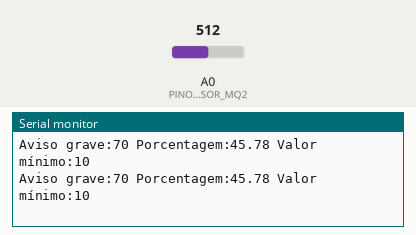
The sketch below on a simulated Arduino Uno, built with avr-gcc and run on an emulated ATmega328P. Shown: the last lines printed to the serial monitor. The inputs (shaded band) are chosen by the test bench; at power-on: A0 (PINO_SENSOR_MQ2) = 512.

Above: at 1.8 s.
1.9 s: A0 (PINO_SENSOR_MQ2) set to 716
At 2.7 s:
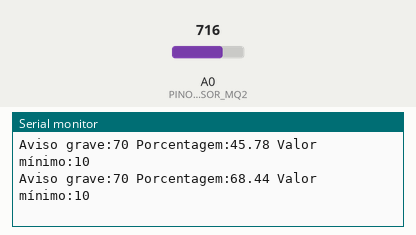
3.4 s: A0 (PINO_SENSOR_MQ2) set to 900
At 4.8 s:
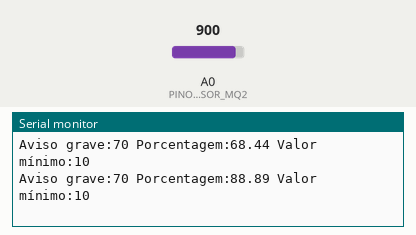
Timing chart, 0 to 6.4 s (numbered marks = the images above; inputs shaded):
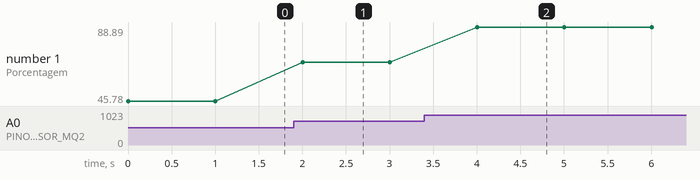

The sketch:

C_digo_do_arduino.ino
```cpp
const int PINO_SENSOR_MQ2 = A0;

const int VALOR_MINIMO = 100;
const int VALOR_MAXIMO = 1000;

void setup() {
  Serial.begin(9600);
}

void loop() {
int valorSensor = analogRead(PINO_SENSOR_MQ2);

float porcentagem = ((float)(valorSensor - VALOR_MINIMO) / (VALOR_MAXIMO - VALOR_MINIMO)) * 100;

if (porcentagem < 0) {
  porcentagem = 0;
} else if (porcentagem > 100) {
  porcentagem = 100;
}

Serial.print("Aviso grave:");
Serial.print(70);
Serial.print(" ");
Serial.print("Porcentagem:");
Serial.print(porcentagem);
Serial.print(" ");
Serial.print("Valor mínimo:");
Serial.print(10);
Serial.println(" ");

delay(1000);
}
```

Measured:
- after the input at 1.9 s, the serial monitor: prints a new line after 0.10 s (image 1)
- after the input at 3.4 s, the serial monitor: prints a new line after 0.60 s (image 2)
- plotted number 1: 45.78 → 68.44 after the input at 1.9 s, 68.44 → 88.89 after the input at 3.4 s
